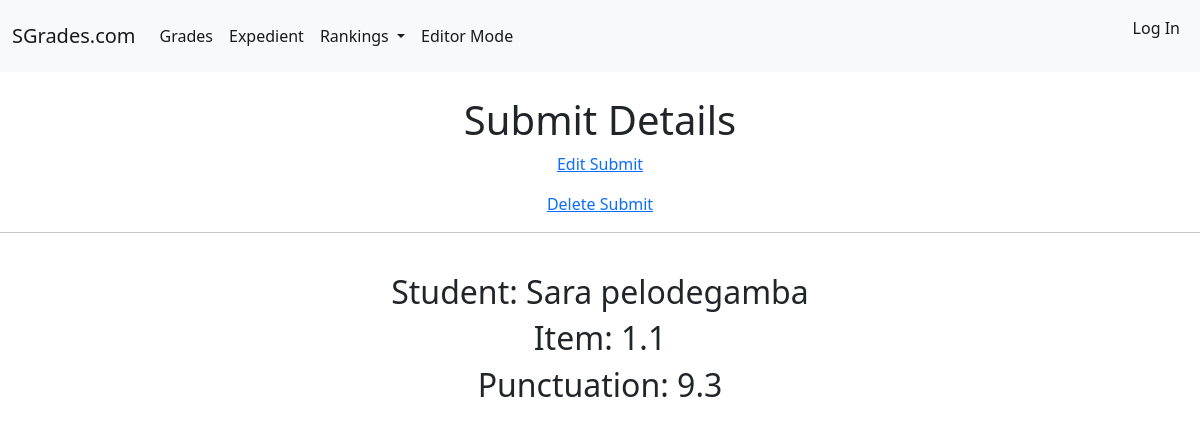
The page /submit/1/ on the database its author committed.
### SGrades/models.py (models this page shows, shortened)
class Submit(models.Model):
    Student = models.ForeignKey(Student, on_delete=models.CASCADE)
    Item_Submitted = models.ForeignKey(Item, on_delete=models.CASCADE)
    Punctuation = models.FloatField(max_length=5, default=0)

class Student(models.Model):
    COURSES = (
        ('3', 'Tercer curso'),
    )
    Student_Nif = models.CharField(primary_key=True, max_length=10)
    Name = models.CharField(max_length=20)
    Surname = models.CharField(max_length=50)
    Expedient = models.FloatField(blank=True, default=0, editable=False)
    Ranking = models.IntegerField(editable=False, default=0)
    Course = models.CharField(choices=COURSES, max_length=1)
    def __str__(self):
        return f'{self.Name} {self.Surname}'

class Item(models.Model):
    Item_Name = models.CharField(primary_key=True, max_length=100)
    Item_From_Subject = models.ForeignKey(Subject, on_delete=models.CASCADE)
    Ponderation = models.FloatField('Grades percentage, from 0 to 100%')
    Date = models.DateField()
    def __str__(self):
        return f'{self.Item_Name}'

### SGrades/views.py (the view)
# urls.py: path('submit/<int:pk>/', SubmitDetailView.as_view(), name='submit_detail'),
class SubmitDetailView(DetailView):
    model = Submit
    template_name = 'detail_submit.html'

### templates/detail_submit.html (shortened to what this page needs)
{% extends 'base.html' %}
{% block content %}
        <h1 style="text-align:center">
            Submit Details
        </h1>
        <p style="text-align:center">
            <a href="{% url 'edit_change_submit' object.pk %}">
                Edit Submit
            </a>
        </p>
        <p style="text-align:center">
            <a href="{% url 'edit_delete_submit' object.pk %}">
                Delete Submit
            </a>
        </p>
    <hr>
    <div class="post-entry">
        <br>
        <h2 style="text-align:center">
            Student: {{ object.Student }}
        </h2>
        <h2 style="text-align:center">
            Item: {{ object.Item_Submitted }}
        </h2>
        <h2 style="text-align:center">
            Punctuation: {{ object.Punctuation }}
        </h2>
    </div>
{% endblock content %}

### rows shown on the page
Submit: Student "Sara pelodegamba", Item_Submitted "1.1", Punctuation "9.3"
